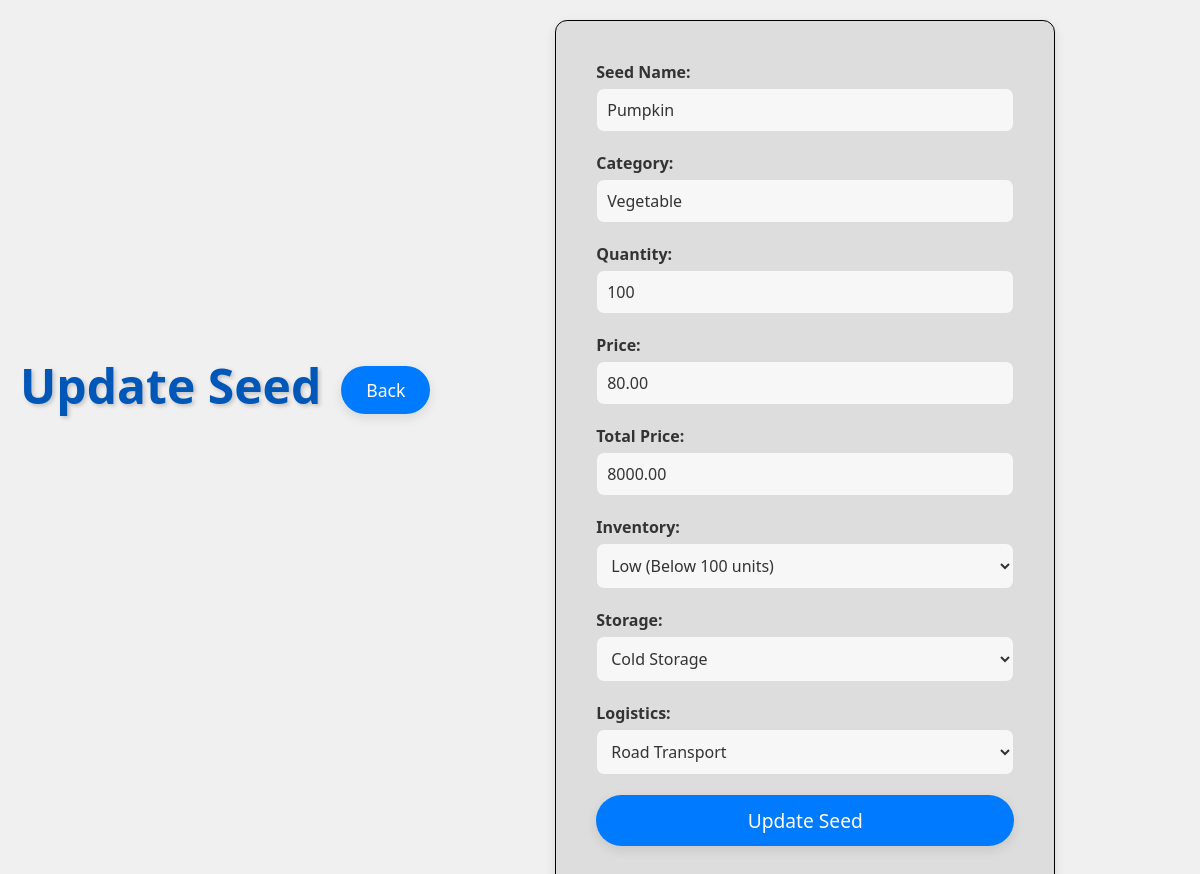
/agriculture_db/update_seed.php?id=13, run on an earlier commit of the app's database.
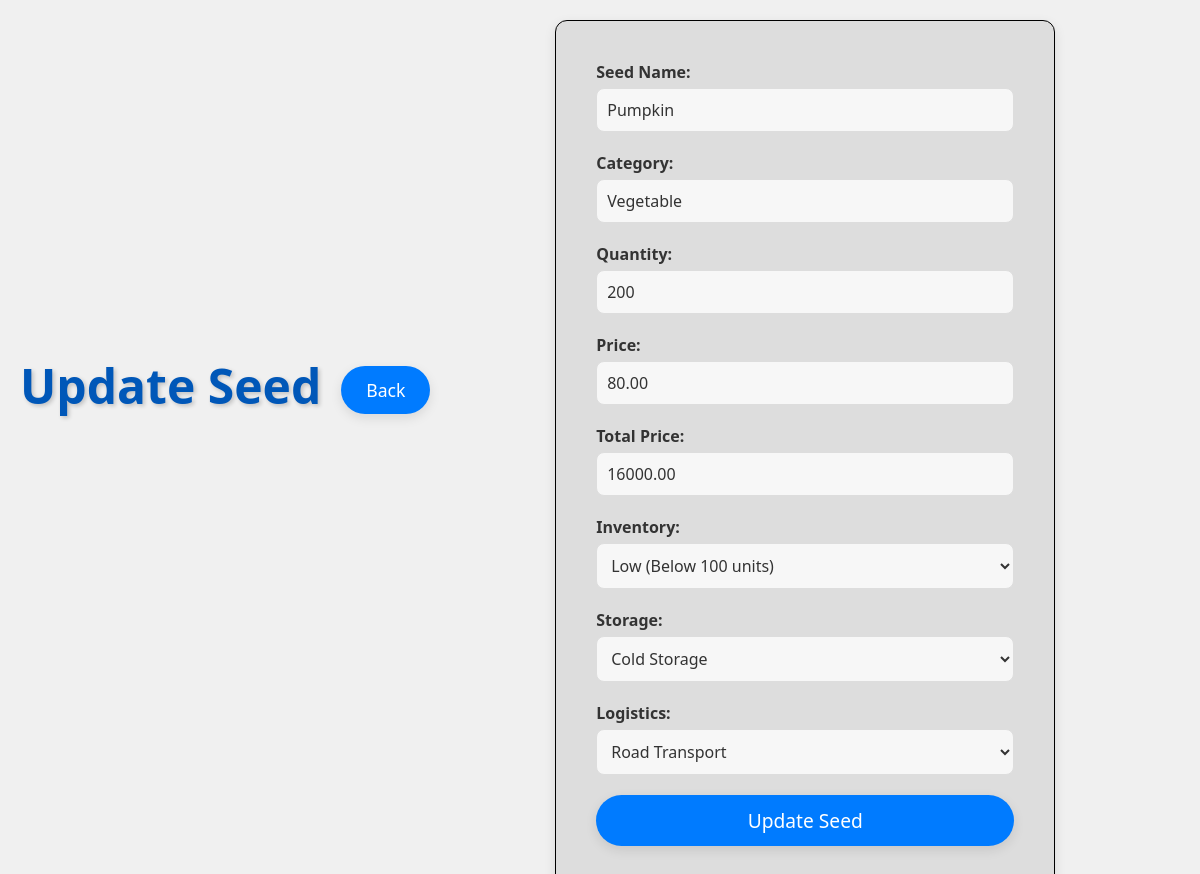
And on a later commit of the database.
### tables this page shows
CREATE TABLE `seedstable` (
  `id` int(11) NOT NULL,
  `warehouse_manager_employee_id` int(11) DEFAULT NULL,
  `season` varchar(50) NOT NULL,
  `region` varchar(50) NOT NULL,
  `quantity` int(11) NOT NULL,
  `price` decimal(10,2) NOT NULL,
  `totalPrice` decimal(10,2) NOT NULL,
  `inventory` varchar(11) NOT NULL,
  `storage` varchar(255) NOT NULL,
  `logistics` varchar(255) NOT NULL,
  `seed_id` int(11) DEFAULT NULL
);

CREATE TABLE `seeds` (
  `seed_id` int(11) NOT NULL,
  `seed_name` varchar(100) NOT NULL,
  `category` varchar(50) DEFAULT NULL
);

### agriculture_db/update_seed.php (the view, shortened to what this page needs)
<?php
include('../config/connect.php');
if (isset($_GET['id'])) {
 $seedstable_id = $_GET['id'];
 $query = "SELECT s.*, ss.* FROM seedstable ss
              INNER JOIN seeds s ON ss.seed_id = s.seed_id
              WHERE ss.id = '$seedstable_id'";
 $result = $conn->query($query);
 if ($result->num_rows > 0) {
  $data = $result->fetch_assoc();
 } else {
  echo "Seed not found!";
  exit();
 }
}
?>
<!DOCTYPE html>
<html lang="en">
<head>
 <link rel="stylesheet" href="updateStyle.css">
</head>
<body>
 <h1>Update Seed</h1><br>
 <a href="./index2.php"><button style="margin-bottom: 20px; margin-left:20px">Back</button></a>
 <form method="POST" action="">
  <label for="seedName">Seed Name:</label>
  <input type="text" id="seedName" name="seedName" value="<?php echo isset($data['seed_name']) ? htmlspecialchars($data['seed_name']) : ''; ?>" readonly><br>
  <label for="seedCategory">Category:</label>
  <input type="text" id="seedCategory" name="seedCategory" value="<?php echo isset($data['category']) ? htmlspecialchars($data['category']) : ''; ?>" readonly><br>
  <label for="seedQuantity">Quantity:</label>
  <input type="number" id="seedQuantity" name="seedQuantity" value="<?php echo isset($data['quantity']) ? htmlspecialchars($data['quantity']) : ''; ?>" required><br>
  <label for="seedPrice">Price:</label>
  <input type="number" id="seedPrice" name="seedPrice" value="<?php echo isset($data['price']) ? htmlspecialchars($data['price']) : ''; ?>" required><br>
  <label for="seedTotalPrice">Total Price:</label>
  <input type="number" id="seedTotalPrice" name="seedTotalPrice" value="<?php echo isset($data['totalPrice']) ? htmlspecialchars($data['totalPrice']) : ''; ?>" readonly><br>
  <label for="seedInventory">Inventory:</label>
  <select id="seedInventory" name="seedInventory" required>
   <option value="low" <?php echo (isset($data['inventory']) && $data['inventory'] == 'low') ? 'selected' : ''; ?>>Low (Below 100 units)</option>
  </select><br>
  <label for="seedStorage">Storage:</label>
  <select id="seedStorage" name="seedStorage" required>
   <option value="cold_storage" <?php echo (isset($data['storage']) && $data['storage'] == 'cold_storage') ? 'selected' : ''; ?>>Cold Storage</option>
  </select><br>
  <label for="seedLogistics">Logistics:</label>
  <select id="seedLogistics" name="seedLogistics" required>
   <option value="road" <?php echo (isset($data['logistics']) && $data['logistics'] == 'road') ? 'selected' : ''; ?>>Road Transport</option>
  </select><br>
  <button type="submit" name="update_seed">Update Seed</button>
 </form>
</body>
</html>

What changed in the data, as far as the page shows it:
changed seedstable "Low (Below 100 units)": seedQuantity "100" → "200"; seedTotalPrice "8000.00" → "16000.00"
